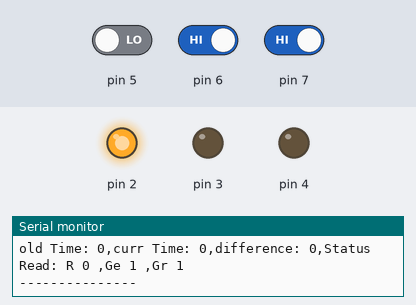
A sketch run on a simulated Arduino Uno, built with avr-gcc and run on an emulated ATmega328P. Shown: output pins drawn as LEDs (lit = HIGH), the last lines printed to the serial monitor. Inputs (shaded band) come from the test bench; at power-on: pin 6 HIGH, pin 5 LOW, pin 7 HIGH.

Above: at 1.2 s.
1.3 s: pin 6 driven LOW
At 2.5 s:
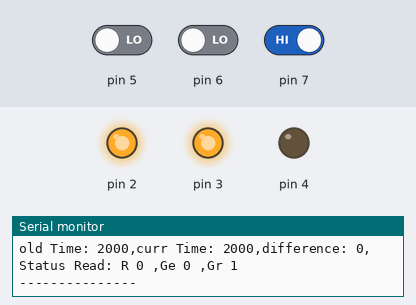
3.5 s: pin 5 driven HIGH
6.5 s: pin 6 driven HIGH and pin 7 driven LOW
At 7.5 s:
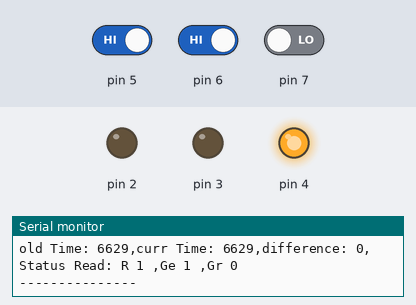
8.1 s: pin 5 driven LOW
At 9.7 s:
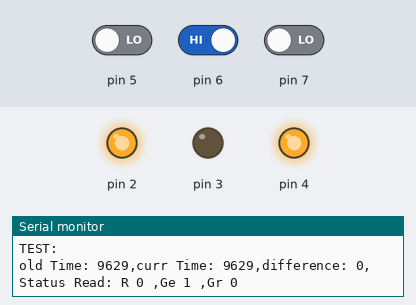
10.1 s: pin 5 driven HIGH and pin 6 driven LOW
At 13.0 s:
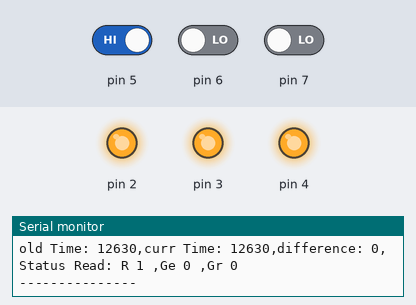
13.1 s: pin 7 driven HIGH
Timing chart, 0 to 16.1 s (numbered marks = the images above; inputs shaded):
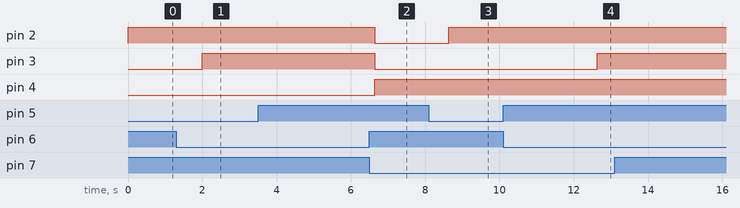

Measured:
- after the input at 1.3 s, pin 3: LOW → HIGH after 0.70 s
- after the input at 6.5 s, pin 2, pin 3: HIGH → LOW after 0.14 s; pin 4: LOW → HIGH after 0.14 s
- after the input at 8.1 s, pin 2: LOW → HIGH after 0.53 s
- after the input at 10.1 s, pin 3: LOW → HIGH after 2.5 s

The sketch:

ampel.ino
```cpp
// C++ code
//

int phase = 3*1000;
int current_time,old_time;
bool test;

void setup()
{
  pinMode(2, OUTPUT);
  pinMode(3, OUTPUT);
  pinMode(4, OUTPUT);

  pinMode(5, INPUT);
  pinMode(6, INPUT);
  pinMode(7, INPUT);

  Serial.begin(9600);
  Serial.println("Rotphase");
  digitalWrite(2,HIGH);
  old_time = millis();
  test_volt();
}

void loop()
{
  current_time = millis();
  if (digitalRead(5) && ! digitalRead(6) && ! digitalRead(7) && (current_time - old_time) >= phase)//Rotphase
  {
    Serial.println("Gelbphase");
    digitalWrite(2,HIGH);
    digitalWrite(3,HIGH);
    old_time = current_time;
    test_volt();
  }
  if (digitalRead(5) && digitalRead(6) && ! digitalRead(7) && (current_time - old_time) >= 1/3.*phase)//Gelbphase 1
  {
    Serial.println("Grünphase");
    digitalWrite(2,LOW);
    digitalWrite(3,LOW);
    digitalWrite(4,HIGH);
    old_time = current_time;
    test_volt();
  }
  if (! digitalRead(5) && ! digitalRead(6) && digitalRead(7) && (current_time - old_time) >= 2/3.*phase)//Grünphase
  {
    Serial.println("Gelbphase");
    digitalWrite(4,LOW);
    digitalWrite(3,HIGH);
    old_time = current_time;
    test_volt();
  }
  if (! digitalRead(5) && digitalRead(6) && ! digitalRead(7) && (current_time - old_time) >= 1/3.*phase)//Gelbphase 2
  {
    Serial.println("Rotphase");
    digitalWrite(3,LOW);
    digitalWrite(2,HIGH);
    old_time = current_time;
    test_volt();
  }
  if ((current_time - old_time) >= 3000){
    Serial.println("ERROR, Keine Ampelphase gefunden.");
    test_volt();
  }
}

void test_volt(){
  Serial.println("TEST:");
  Serial.print("old Time: ");
  Serial.print(old_time);
  Serial.print(",curr Time: ");
  Serial.print(current_time);
  Serial.print(",difference: ");
  Serial.print(current_time - old_time);
  Serial.print(",Status Read: R ");
  Serial.print(digitalRead(5));
  Serial.print(" ,Ge ");
  Serial.print(digitalRead(6));
  Serial.print(" ,Gr ");
  Serial.print(digitalRead(7));
  Serial.print("\n");
  Serial.println("---------------");
}
```
